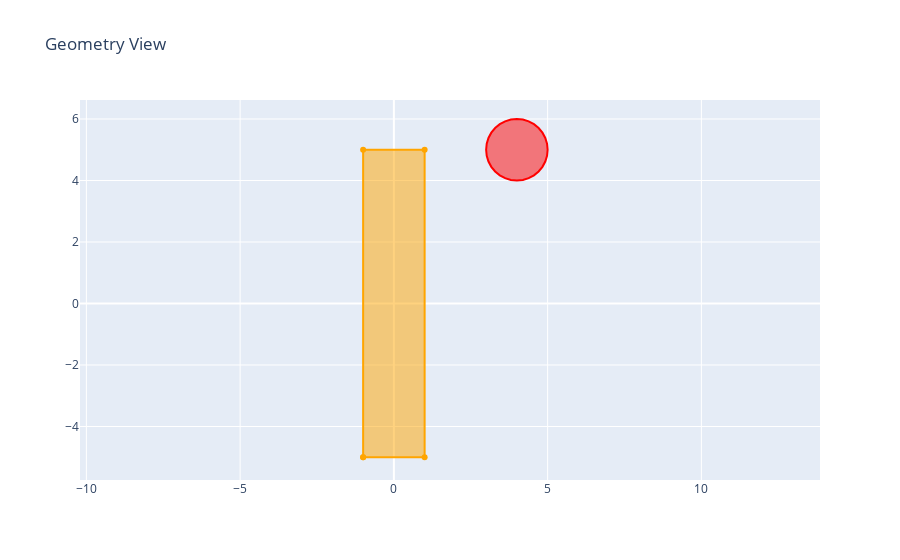

Notebook code for this chart:
### Markdown cell above
## Tutorial 3

### Code cell
# Let's import basic stuff
import samplemaker.layout as smlay # used for layout 
import samplemaker.makers as sm # used for drawing
from samplemaker.plotly_viewers import GeomViewPlotly # used for
from samplemaker.viewers import GeomView # used for viewing
# Create a simple mask layout
themask = smlay.Mask("03_Tutorial_GroupManipulation")

# Let's start again from a simple shape
base = sm.make_rect(0,0,2,10)
base += sm.make_circle(4,5,1,to_poly=True,layer=3)
GeomViewPlotly(base)

# You can create empty groups
geomE = sm.GeomGroup()

### Figure 1 — Plotly figure (JSON) as saved in the notebook; plotly's stock layout.template omitted (floating-point values rounded to 4 significant figures)
{"data": [{"fill": "toself", "line": {"color": "orange"}, "type": "scatter", "x": [-1, 1, 1, -1, -1], "y": [-5, -5, 5, 5, -5]}, {"fill": "toself", "line": {"color": "red"}, "type": "scatter", "x": [5, 4.981, 4.924, 4.831, 4.707, 4.556, 4.383, 4.195, 4, 3.805, 3.617, 3.444, 3.293, 3.169, 3.076, 3.019, 3, 3.019, 3.076, 3.169, 3.293, 3.444, 3.617, 3.805, 4, 4.195, 4.383, 4.556, 4.707, 4.831, 4.924, 4.981, 5], "y": [5, 5.195, 5.383, 5.556, 5.707, 5.831, 5.924, 5.981, 6, 5.981, 5.924, 5.831, 5.707, 5.556, 5.383, 5.195, 5, 4.805, 4.617, 4.444, 4.293, 4.169, 4.076, 4.019, 4, 4.019, 4.076, 4.169, 4.293, 4.444, 4.617, 4.805, 5]}], "layout": {"showlegend": false, "title": {"text": "Geometry View"}, "xaxis": {"scaleanchor": "y", "scaleratio": 1}}}
